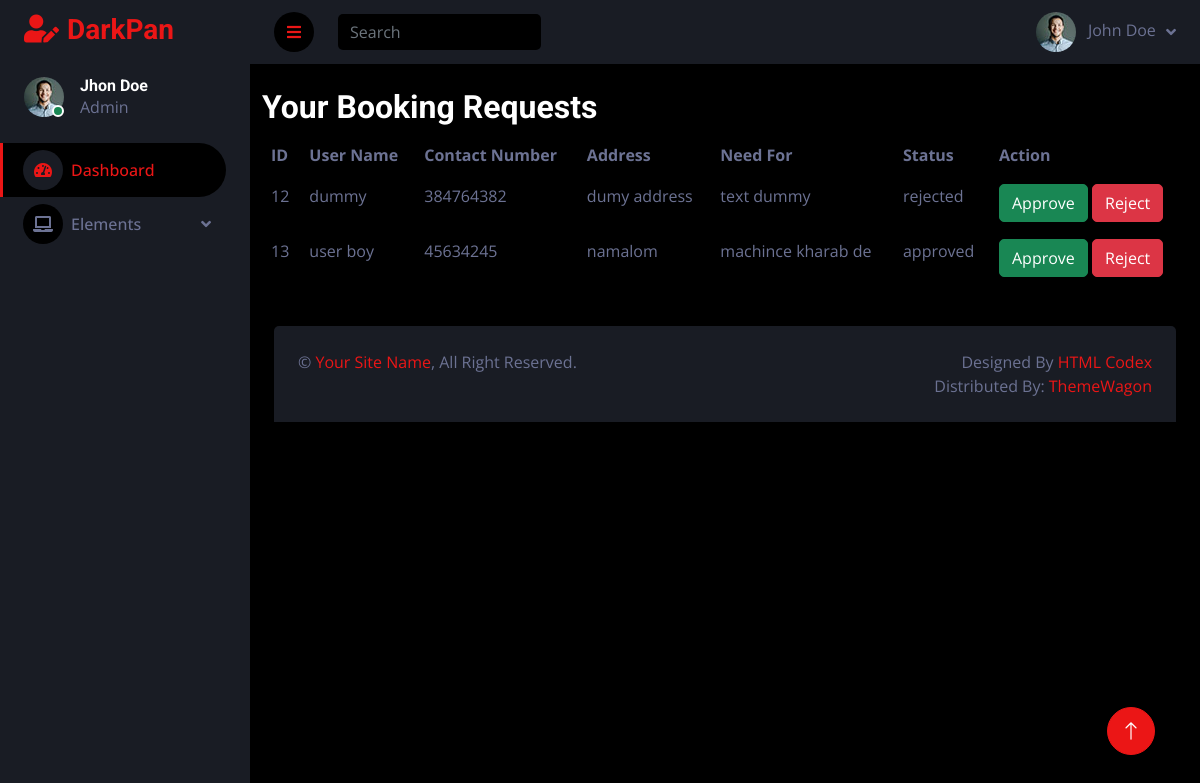
The app's page /skillworker/requests.php (signed in) with its own data.
### tables this page shows
CREATE TABLE `booking_request` (
  `request_id` int(11) NOT NULL AUTO_INCREMENT,
  `worker_id` int(11) DEFAULT NULL,
  `user_id` int(11) DEFAULT NULL,
  `username` varchar(100) DEFAULT NULL,
  `contact_number` varchar(15) DEFAULT NULL,
  `address` text DEFAULT NULL,
  `need_for` text DEFAULT NULL,
  `status` enum('pending','approved','rejected') DEFAULT NULL,
  `worker_name` varchar(50) DEFAULT NULL,
  `worker_contact` varchar(15) DEFAULT NULL,
  `worker_address` text DEFAULT NULL,
  `skills` varchar(50) DEFAULT NULL,
  PRIMARY KEY (`request_id`)
);

### skillworker/requests.php (the view, shortened to what this page needs)
<?php
include "header.php";
if (isset($_SESSION["worker_email_session"])) {
    $workerEmail = $_SESSION["worker_email_session"];
    $query = "SELECT booking_request.*
              FROM booking_request
              JOIN skilledworkers ON booking_request.worker_id = skilledworkers.worker_id
              WHERE skilledworkers.email = '$workerEmail'";
    $result = mysqli_query($link, $query);
    if ($result) {
?>
        <div class="container mt-4">
            <h2>Your Booking Requests</h2>
            <table class="table table-bordered">
                <thead>
                    <tr>
                        <th>ID</th>
                        <th>User Name</th>
                        <th>Contact Number</th>
                        <th>Address</th>
                        <th>Need For</th>
                        <th>Status</th>
                        <th>Action</th>
                    </tr>
                </thead>
                <tbody>
                    <?php
                    while ($row = mysqli_fetch_assoc($result)) {
                    ?>
                        <tr>
                            <td><?php echo $row['request_id']; ?></td>
                            <td><?php echo $row['username']; ?></td>
                            <td><?php echo $row['contact_number']; ?></td>
                            <td><?php echo $row['address']; ?></td>
                            <td><?php echo $row['need_for']; ?></td>
                            <td><?php echo $row['status']; ?></td>
                            <td>
                            <form action="requests.php" method="post">
                                <button type="submit" name="action" value="approved" class="btn btn-success">Approve</button>
                                <button type="submit" name="action" value="rejected" class="btn btn-danger">Reject</button>
                            </form>
                            </td>
                        </tr>
                    <?php
                    }
                    ?>
                </tbody>
            </table>
        </div>
<?php
    } else {
        echo "Error fetching your booking requests.";
    }
} else {
    header("Location: login.php");
    exit();
}
include "footer.php";
?>

### skillworker/css/style.css (style rules this page uses)
:root { --primary: #EB1616; --secondary: #191C24; --light: #6C7293; --dark: #000000; }
.btn { transition: .5s; }

### records on screen
booking_request: request_id "12", username "dummy", contact_number "384764382", address "dumy address", need_for "text dummy", status "rejected"
booking_request: request_id "13", username "user boy", contact_number "45634245", address "namalom", need_for "machince kharab de", status "approved"
